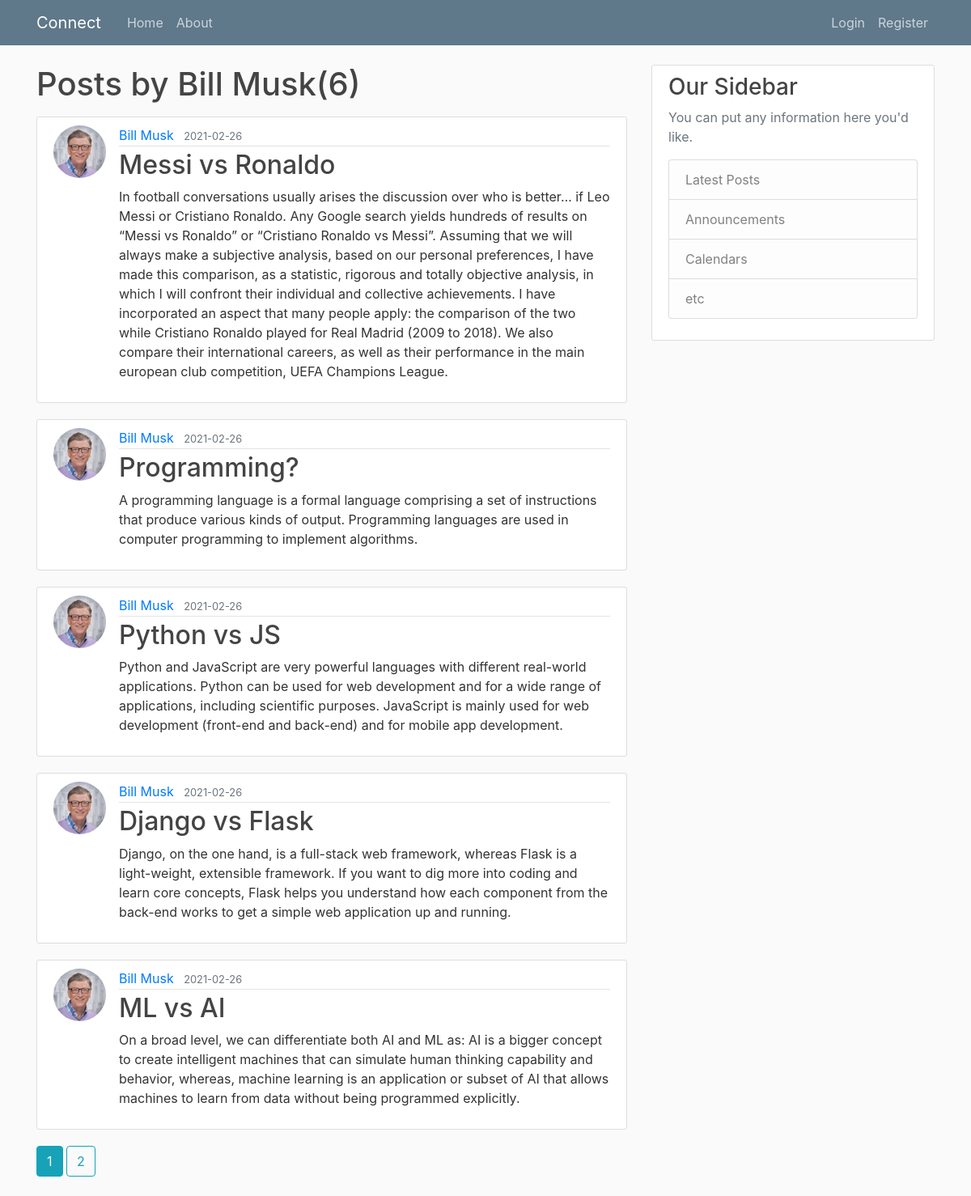
Screenshot of /user/Bill Musk with the database file from the repository.
### flaskblog/models.py (models this page shows, shortened)
class User(db.Model, UserMixin):
    id = db.Column(db.Integer, primary_key = True)
    username = db.Column(db.String(20), unique = True, nullable = False)
    email = db.Column(db.String(100), unique = True, nullable = False)
    image_file = db.Column(db.String(20), nullable = False, default = 'default.jpg')
    password = db.Column(db.String(60), nullable = False)
    posts = db.relationship('Post', backref = 'author', lazy = True)

class Post(db.Model):
    id = db.Column(db.Integer, primary_key = True)
    title = db.Column(db.String(100), nullable = False)
    date_posted = db.Column(db.DateTime, nullable = False, default = datetime.utcnow)
    content = db.Column(db.Text, nullable = False)
    user_id = db.Column(db.Integer, db.ForeignKey('user.id'), nullable = False)

### flaskblog/routes.py (the view)
@app.route("/user/<string:username>")
def user_posts(username):
    page = request.args.get('page', 1, type = int)
    user = User.query.filter_by(username = username).first_or_404()
    posts = Post.query.filter_by(author =user)\
            .order_by(Post.date_posted.desc())\
            .paginate(page = page, per_page = 5)
    return render_template('user_posts.html', posts = posts, user = user)

### flaskblog/templates/user_posts.html
{% extends 'layout.html' %}
{% block content %}
    <h1 class = "mb-3">Posts by {{user.username }}({{ posts.total }})</h1>
    {% for post in posts.items %}
    <article class="media content-section">
      <img class = "rounded-circle article-img" src ="{{ url_for('static', filename = 'profile_pics/' + post.author.image_file) }}">
        <div class="media-body">
          <div class="article-metadata">
            <a class="mr-2" href="{{ url_for('user_posts', username = post.author.username) }}">{{ post.author.username }}</a>
            <small class="text-muted">{{ post.date_posted.strftime('%Y-%m-%d')}}</small>
          </div>
          <h2><a class="article-title" href="{{ url_for('post', post_id = post.id) }}">{{ post.title }}</a></h2>
          <p class="article-content">{{ post.content }}</p>
        </div>
      </article>
    {% endfor %}
    {% for page_num in posts.iter_pages(left_edge = 1, right_edge = 1, left_current = 1, right_current = 2) %}
      {% if page_num %}
        {% if posts.page == page_num %}
          <a class = "btn btn-info mb-4" href = "{{url_for('user_posts', username = user.username, page = page_num)}}">{{page_num}}</a>
        {% else %}
          <a class = "btn btn-outline-info mb-4" href = "{{url_for('user_posts', username = user.username, page = page_num)}}">{{page_num}}</a>
        {% endif %}
      {% else%}
        .....
      {% endif %}
    {% endfor %}
{% endblock content %}

### flaskblog/templates/layout.html (shortened to what this page needs)
<!doctype html>
<html>
<head>
    <link rel="stylesheet" href="https://stackpath.bootstrapcdn.com/bootstrap/4.3.1/css/bootstrap.min.css">
    <link rel = "stylesheet" type = "text/css" href = "{{ url_for('static', filename = 'main.css') }}">
</head>
<body>
    <header class="site-header">
        <nav class="navbar navbar-expand-md navbar-dark bg-steel fixed-top">
          <div class="container">
            <a class="navbar-brand mr-4" href="{{url_for('connect')}}">Connect</a>
            <div class="collapse navbar-collapse" id="navbarToggle">
              <div class="navbar-nav mr-auto">
                <a class="nav-item nav-link" href="{{url_for('home')}}">Home</a>
                <a class="nav-item nav-link" href= "{{url_for('about')}}">About</a>
              </div>
              <div class="navbar-nav">
                {% if current_user.is_authenticated %}
                <a class="nav-item nav-link" href="{{url_for('new_post')}}">New Post</a>
                  <a class="nav-item nav-link" href="{{url_for('account')}}">Account</a>
                  <a class="nav-item nav-link" href="{{url_for('logout')}}">Logout</a>
                {% else %}
                  <a class="nav-item nav-link" href="{{url_for('login')}}">Login</a>
                  <a class="nav-item nav-link" href="{{url_for('register')}}">Register</a>
                {% endif %}
              </div>
            </div>
          </div>
        </nav>
      </header>
      <main role="main" class="container">
        <div class="row">
          <div class="col-md-8">
            {% block content %}{% endblock %}
          </div>
          <div class="col-md-4">
            <div class="content-section">
              <h3>Our Sidebar</h3>
              <p class='text-muted'>You can put any information here you'd like.
                <ul class="list-group">
                  <li class="list-group-item list-group-item-light">Latest Posts</li>
                  <li class="list-group-item list-group-item-light">Announcements</li>
                  <li class="list-group-item list-group-item-light">Calendars</li>
                  <li class="list-group-item list-group-item-light">etc</li>
                </ul>
              </p>
            </div>
          </div>
        </div>
      </main>
  </body>
</html>

### flaskblog/static/main.css (style rules this page uses)
body { background: #fafafa; color: #333333; margin-top: 5rem; }
h1, h2, h3, h4, h5, h6 { color: #444444; }
.bg-steel { background-color: #5f788a; }
.site-header .navbar-nav .nav-link { color: #cbd5db; }
.content-section { background: #ffffff; padding: 10px 20px; border: 1px solid #dddddd; border-radius: 3px; margin-bottom: 20px; }
.article-title { color: #444444; }
.article-content { white-space: pre-line; }
.article-img { height: 65px; width: 65px; margin-right: 16px; }
.article-metadata { padding-bottom: 1px; margin-bottom: 4px; border-bottom: 1px solid #e3e3e3 }

### rows the page displays
User: username "Bill Musk"
Post: image_file (picture), author.username "Bill Musk", date_posted "2021-02-26", title "Messi vs Ronaldo", content "In football conversations usually arises the discussion over who is better… if Leo Messi or Cristiano Ronaldo. Any Google search yields hundreds of results on “Messi vs Ronaldo” or “Cristiano Ronaldo vs Messi”. Assuming that we will always make a subjective analysis, based on our personal preferences, I have made this comparison, as a statistic, rigorous and totally objective analysis, in which I will confront their individual and collective achievements. I have incorporated an aspect that many people apply: the comparison of the two while Cristiano Ronaldo played for Real Madrid (2009 to 2018). We also compare their international careers, as well as their performance in the main european…"
Post: image_file (picture), author.username "Bill Musk", date_posted "2021-02-26", title "Programming?", content "A programming language is a formal language comprising a set of instructions that produce various kinds of output. Programming languages are used in computer programming to implement algorithms."
Post: image_file (picture), author.username "Bill Musk", date_posted "2021-02-26", title "Python vs JS", content "Python and JavaScript are very powerful languages with different real-world applications. Python can be used for web development and for a wide range of applications, including scientific purposes. JavaScript is mainly used for web development (front-end and back-end) and for mobile app development."
Post: image_file (picture), author.username "Bill Musk", date_posted "2021-02-26", title "Django vs Flask", content "Django, on the one hand, is a full-stack web framework, whereas Flask is a light-weight, extensible framework. If you want to dig more into coding and learn core concepts, Flask helps you understand how each component from the back-end works to get a simple web application up and running."
Post: image_file (picture), author.username "Bill Musk", date_posted "2021-02-26", title "ML vs AI", content "On a broad level, we can differentiate both AI and ML as: AI is a bigger concept to create intelligent machines that can simulate human thinking capability and behavior, whereas, machine learning is an application or subset of AI that allows machines to learn from data without being programmed explicitly."

### other values shown
{{ posts.total }} "6"
{{ page_num }} "1"
{{ page_num }} "2"
